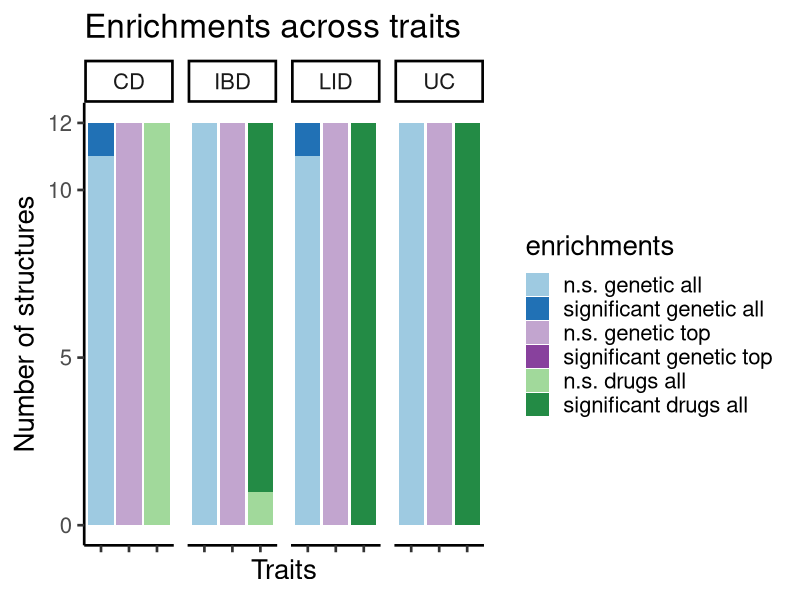

Write R code to recreate this figure.
## ---- chunk 1
library(ggplot2)
## ---- chunk 2
mydata <- read.csv("Enrichments_barplot_mouse_healing_ctrl.csv", sep = ";")
## ---- chunk 3
enrichments <- mydata$Enrichment
trait <- mydata$Trait
number_of_structures <- as.numeric(mydata$Structures)
geneset <- mydata$Gene.set
factor_lvl <- 1:length(mydata[,1])
## ---- chunk 4
enrichments <- factor(enrichments, levels = rev(unique(enrichments)))
geneset <- factor(geneset, levels = unique(geneset))
trait <- factor(trait, levels = unique(trait))

## ---- chunk 5
# creating data frame 
enriched_proportions <- data.frame(number_of_structures,trait,enrichments,geneset,factor_lvl)

## ---- chunk 6
p1 <-   ggplot(enriched_proportions, aes(x=geneset, y=number_of_structures, fill = enrichments)) +
    geom_bar(stat="identity", position = "stack") +
    scale_y_continuous(breaks = c(0,5,10,12)) + #,limits = c(0,20)) +
    #geom_text(size = 6, position = position_stack(vjust = 0.75),aes(label = number_of_structures)) +
    facet_wrap(~ trait, ncol = 12) +
    labs(title="Enrichments across traits") +
    xlab("Traits") +
    ylab("Number of structures") +
    theme_classic(base_size = 20) +
    theme(axis.text.x=element_blank()) +
    scale_fill_manual(values=c("#238B45", "#A1D99B","#88419D","#C2A5CF","#2171B5","#9ECAE1")) +
    #coord_flip() +
    guides(fill = guide_legend(reverse = T))

p1
## ---- chunk 7
sessionInfo()
